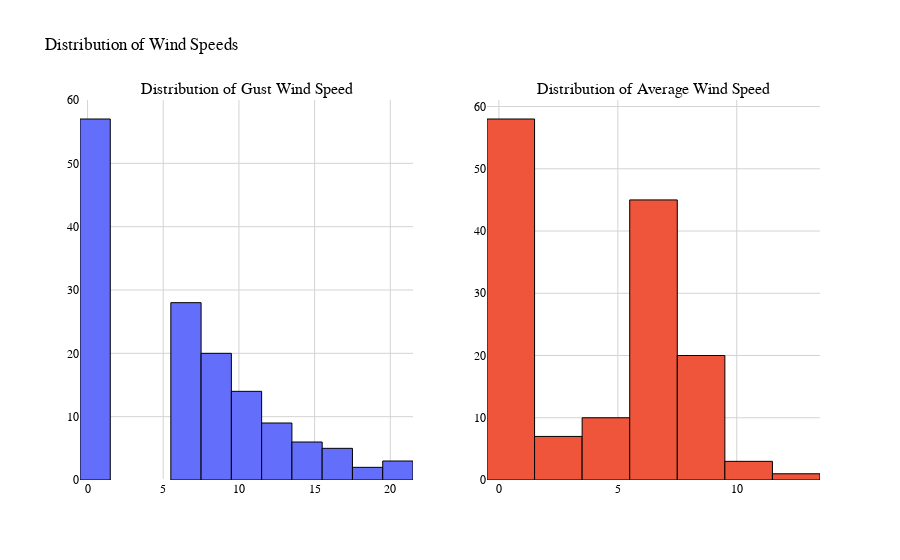

The cell this chart's notebook holds for it:
### Code cell
# 创建子图布局
fig = make_subplots(rows=1, cols=2, subplot_titles=("Distribution of Gust Wind Speed", "Distribution of Average Wind Speed"))

# 绘制阵风风速直方图
gust_wind_speed_hist = px.histogram(df, x='gust_kmh', nbins=20, labels={'gust_kmh': 'Gust Wind Speed (km/h)'})
gust_wind_speed_hist.update_traces(
    hovertemplate='<b>Gust Wind Speed:</b> %{x:.2f} km/h<br><b>Count:</b> %{y}<extra></extra>',
    marker=dict(color='#636EFA', line=dict(color='#000000', width=1))
)

# 绘制平均风速直方图
average_wind_speed_hist = px.histogram(df, x='wind_spd_kmh', nbins=20, labels={'wind_spd_kmh': 'Average Wind Speed (km/h)'})
average_wind_speed_hist.update_traces(
    hovertemplate='<b>Average Wind Speed:</b> %{x:.2f} km/h<br><b>Count:</b> %{y}<extra></extra>',
    marker=dict(color='#EF553B', line=dict(color='#000000', width=1))
)

# 添加直方图到子图布局中
for trace in gust_wind_speed_hist.data:
    fig.add_trace(trace, row=1, col=1)

for trace in average_wind_speed_hist.data:
    fig.add_trace(trace, row=1, col=2)

# 更新布局
fig.update_layout(
    title_text='Distribution of Wind Speeds',
    plot_bgcolor='white',
    paper_bgcolor='white',
    font=dict(family="Arial, sans-serif", size=12, color="black"),
    xaxis=dict(showgrid=True, gridcolor='LightGray'),
    yaxis=dict(showgrid=True, gridcolor='LightGray'),
    xaxis2=dict(showgrid=True, gridcolor='LightGray'),
    yaxis2=dict(showgrid=True, gridcolor='LightGray')
)

fig.show()

### Figure 1 — Plotly figure (JSON) as saved in the notebook; plotly's stock layout.template omitted (floating-point values rounded to 4 significant figures; data arrays with more than 128 entries replaced by an {"elided": "..."} marker saying what was removed)
{"data": [{"alignmentgroup": "True", "bingroup": "x", "hovertemplate": "<b>Gust Wind Speed:</b> %{x:.2f} km/h<br><b>Count:</b> %{y}<extra></extra>", "legendgroup": "", "marker": {"color": "#636EFA", "line": {"color": "#000000", "width": 1}, "pattern": {"shape": ""}}, "name": "", "nbinsx": 20, "offsetgroup": "", "orientation": "v", "showlegend": false, "type": "histogram", "x": {"elided": "144 int values"}, "xaxis": "x", "yaxis": "y"}, {"alignmentgroup": "True", "bingroup": "x", "hovertemplate": "<b>Average Wind Speed:</b> %{x:.2f} km/h<br><b>Count:</b> %{y}<extra></extra>", "legendgroup": "", "marker": {"color": "#EF553B", "line": {"color": "#000000", "width": 1}, "pattern": {"shape": ""}}, "name": "", "nbinsx": 20, "offsetgroup": "", "orientation": "v", "showlegend": false, "type": "histogram", "x": {"elided": "144 int values"}, "xaxis": "x2", "yaxis": "y2"}], "layout": {"annotations": [{"font": {"size": 16}, "showarrow": false, "text": "Distribution of Gust Wind Speed", "x": 0.225, "xanchor": "center", "xref": "paper", "y": 1, "yanchor": "bottom", "yref": "paper"}, {"font": {"size": 16}, "showarrow": false, "text": "Distribution of Average Wind Speed", "x": 0.775, "xanchor": "center", "xref": "paper", "y": 1, "yanchor": "bottom", "yref": "paper"}], "font": {"color": "black", "family": "Arial, sans-serif", "size": 12}, "paper_bgcolor": "white", "plot_bgcolor": "white", "title": {"text": "Distribution of Wind Speeds"}, "xaxis": {"anchor": "y", "domain": [0, 0.45], "gridcolor": "LightGray", "showgrid": true}, "xaxis2": {"anchor": "y2", "domain": [0.55, 1], "gridcolor": "LightGray", "showgrid": true}, "yaxis": {"anchor": "x", "domain": [0, 1], "gridcolor": "LightGray", "showgrid": true}, "yaxis2": {"anchor": "x2", "domain": [0, 1], "gridcolor": "LightGray", "showgrid": true}}}
